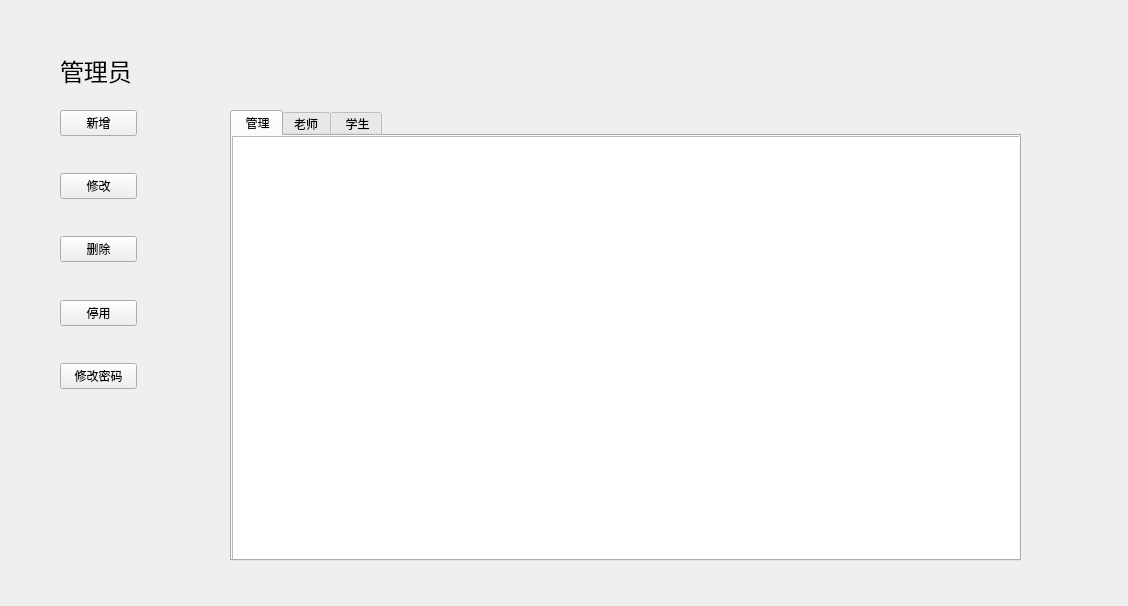
<?xml version="1.0" encoding="UTF-8"?>
<ui version="4.0">
 <class>administration</class>
 <widget class="QWidget" name="administration">
  <property name="geometry">
   <rect>
    <x>0</x>
    <y>0</y>
    <width>1128</width>
    <height>606</height>
   </rect>
  </property>
  <property name="windowTitle">
   <string>Form</string>
  </property>
  <widget class="QStackedWidget" name="stackedWidget">
   <property name="geometry">
    <rect>
     <x>50</x>
     <y>30</y>
     <width>1041</width>
     <height>541</height>
    </rect>
   </property>
   <property name="currentIndex">
    <number>0</number>
   </property>
   <widget class="QWidget" name="page">
    <widget class="QWidget" name="layoutWidget">
     <property name="geometry">
      <rect>
       <x>10</x>
       <y>80</y>
       <width>77</width>
       <height>279</height>
      </rect>
     </property>
     <layout class="QVBoxLayout" name="verticalLayout_2">
      <item>
       <widget class="QPushButton" name="pushButton">
        <property name="text">
         <string>新增</string>
        </property>
       </widget>
      </item>
      <item>
       <spacer name="verticalSpacer_6">
        <property name="orientation">
         <enum>Qt::Vertical</enum>
        </property>
        <property name="sizeHint" stdset="0">
         <size>
          <width>20</width>
          <height>40</height>
         </size>
        </property>
       </spacer>
      </item>
      <item>
       <widget class="QPushButton" name="pushButton_2">
        <property name="text">
         <string>修改</string>
        </property>
       </widget>
      </item>
      <item>
       <spacer name="verticalSpacer_5">
        <property name="orientation">
         <enum>Qt::Vertical</enum>
        </property>
        <property name="sizeHint" stdset="0">
         <size>
          <width>20</width>
          <height>40</height>
         </size>
        </property>
       </spacer>
      </item>
      <item>
       <widget class="QPushButton" name="pushButton_3">
        <property name="text">
         <string>删除</string>
        </property>
       </widget>
      </item>
      <item>
       <spacer name="verticalSpacer_4">
        <property name="orientation">
         <enum>Qt::Vertical</enum>
        </property>
        <property name="sizeHint" stdset="0">
         <size>
          <width>20</width>
          <height>40</height>
         </size>
        </property>
       </spacer>
      </item>
      <item>
       <widget class="QPushButton" name="pushButton_4">
        <property name="text">
         <string>停用</string>
        </property>
       </widget>
      </item>
      <item>
       <spacer name="verticalSpacer">
        <property name="orientation">
         <enum>Qt::Vertical</enum>
        </property>
        <property name="sizeHint" stdset="0">
         <size>
          <width>20</width>
          <height>40</height>
         </size>
        </property>
       </spacer>
      </item>
      <item>
       <widget class="QPushButton" name="pushButton_5">
        <property name="text">
         <string>修改密码</string>
        </property>
       </widget>
      </item>
     </layout>
    </widget>
    <widget class="QLabel" name="label">
     <property name="geometry">
      <rect>
       <x>10</x>
       <y>20</y>
       <width>81</width>
       <height>41</height>
      </rect>
     </property>
     <property name="font">
      <font>
       <pointsize>18</pointsize>
      </font>
     </property>
     <property name="text">
      <string>管理员</string>
     </property>
    </widget>
    <widget class="QTabWidget" name="tabWidget">
     <property name="geometry">
      <rect>
       <x>180</x>
       <y>80</y>
       <width>791</width>
       <height>451</height>
      </rect>
     </property>
     <property name="currentIndex">
      <number>0</number>
     </property>
     <widget class="QWidget" name="tab">
      <attribute name="title">
       <string> 管理</string>
      </attribute>
      <widget class="QTableView" name="tableView">
       <property name="geometry">
        <rect>
         <x>0</x>
         <y>0</y>
         <width>791</width>
         <height>431</height>
        </rect>
       </property>
      </widget>
     </widget>
     <widget class="QWidget" name="tab_2">
      <attribute name="title">
       <string>老师</string>
      </attribute>
      <widget class="QTableView" name="tableView_2">
       <property name="geometry">
        <rect>
         <x>0</x>
         <y>0</y>
         <width>791</width>
         <height>431</height>
        </rect>
       </property>
      </widget>
     </widget>
     <widget class="QWidget" name="tab_3">
      <attribute name="title">
       <string> 学生</string>
      </attribute>
      <widget class="QTableView" name="tableView_3">
       <property name="geometry">
        <rect>
         <x>0</x>
         <y>0</y>
         <width>791</width>
         <height>431</height>
        </rect>
       </property>
      </widget>
     </widget>
    </widget>
   </widget>
   <widget class="QWidget" name="page_2">
    <widget class="QTreeView" name="treeView">
     <property name="geometry">
      <rect>
       <x>220</x>
       <y>60</y>
       <width>781</width>
       <height>461</height>
      </rect>
     </property>
    </widget>
    <widget class="QWidget" name="layoutWidget">
     <property name="geometry">
      <rect>
       <x>30</x>
       <y>70</y>
       <width>77</width>
       <height>279</height>
      </rect>
     </property>
     <layout class="QVBoxLayout" name="verticalLayout_3">
      <item>
       <widget class="QPushButton" name="pushButton_6">
        <property name="text">
         <string>新增课程</string>
        </property>
       </widget>
      </item>
      <item>
       <spacer name="verticalSpacer_7">
        <property name="orientation">
         <enum>Qt::Vertical</enum>
        </property>
        <property name="sizeHint" stdset="0">
         <size>
          <width>20</width>
          <height>40</height>
         </size>
        </property>
       </spacer>
      </item>
      <item>
       <widget class="QPushButton" name="pushButton_7">
        <property name="text">
         <string>修改课程</string>
        </property>
       </widget>
      </item>
      <item>
       <spacer name="verticalSpacer_8">
        <property name="orientation">
         <enum>Qt::Vertical</enum>
        </property>
        <property name="sizeHint" stdset="0">
         <size>
          <width>20</width>
          <height>40</height>
         </size>
        </property>
       </spacer>
      </item>
      <item>
       <widget class="QPushButton" name="pushButton_8">
        <property name="text">
         <string>删除课程</string>
        </property>
       </widget>
      </item>
      <item>
       <spacer name="verticalSpacer_2">
        <property name="orientation">
         <enum>Qt::Vertical</enum>
        </property>
        <property name="sizeHint" stdset="0">
         <size>
          <width>20</width>
          <height>40</height>
         </size>
        </property>
       </spacer>
      </item>
      <item>
       <widget class="QPushButton" name="pushButton_10">
        <property name="text">
         <string>修改密码</string>
        </property>
       </widget>
      </item>
     </layout>
    </widget>
    <widget class="QLabel" name="label_2">
     <property name="geometry">
      <rect>
       <x>30</x>
       <y>20</y>
       <width>61</width>
       <height>41</height>
      </rect>
     </property>
     <property name="font">
      <font>
       <pointsize>16</pointsize>
      </font>
     </property>
     <property name="text">
      <string>老师</string>
     </property>
    </widget>
   </widget>
   <widget class="QWidget" name="page_3">
    <widget class="QTreeView" name="treeView_2">
     <property name="geometry">
      <rect>
       <x>260</x>
       <y>50</y>
       <width>771</width>
       <height>231</height>
      </rect>
     </property>
    </widget>
    <widget class="QLabel" name="label_3">
     <property name="geometry">
      <rect>
       <x>30</x>
       <y>30</y>
       <width>61</width>
       <height>41</height>
      </rect>
     </property>
     <property name="font">
      <font>
       <pointsize>16</pointsize>
      </font>
     </property>
     <property name="text">
      <string>学生</string>
     </property>
    </widget>
    <widget class="QWidget" name="layoutWidget_2">
     <property name="geometry">
      <rect>
       <x>20</x>
       <y>80</y>
       <width>77</width>
       <height>279</height>
      </rect>
     </property>
     <layout class="QVBoxLayout" name="verticalLayout_4">
      <item>
       <widget class="QPushButton" name="pushButton_9">
        <property name="text">
         <string>添加课程</string>
        </property>
       </widget>
      </item>
      <item>
       <spacer name="verticalSpacer_9">
        <property name="orientation">
         <enum>Qt::Vertical</enum>
        </property>
        <property name="sizeHint" stdset="0">
         <size>
          <width>20</width>
          <height>40</height>
         </size>
        </property>
       </spacer>
      </item>
      <item>
       <widget class="QPushButton" name="pushButton_11">
        <property name="text">
         <string>删除课程</string>
        </property>
       </widget>
      </item>
      <item>
       <spacer name="verticalSpacer_3">
        <property name="orientation">
         <enum>Qt::Vertical</enum>
        </property>
        <property name="sizeHint" stdset="0">
         <size>
          <width>20</width>
          <height>40</height>
         </size>
        </property>
       </spacer>
      </item>
      <item>
       <widget class="QPushButton" name="pushButton_13">
        <property name="text">
         <string>修改密码</string>
        </property>
       </widget>
      </item>
     </layout>
    </widget>
    <widget class="QTreeView" name="treeView_3">
     <property name="geometry">
      <rect>
       <x>260</x>
       <y>300</y>
       <width>771</width>
       <height>192</height>
      </rect>
     </property>
    </widget>
   </widget>
  </widget>
 </widget>
 <resources/>
 <connections/>
</ui>
